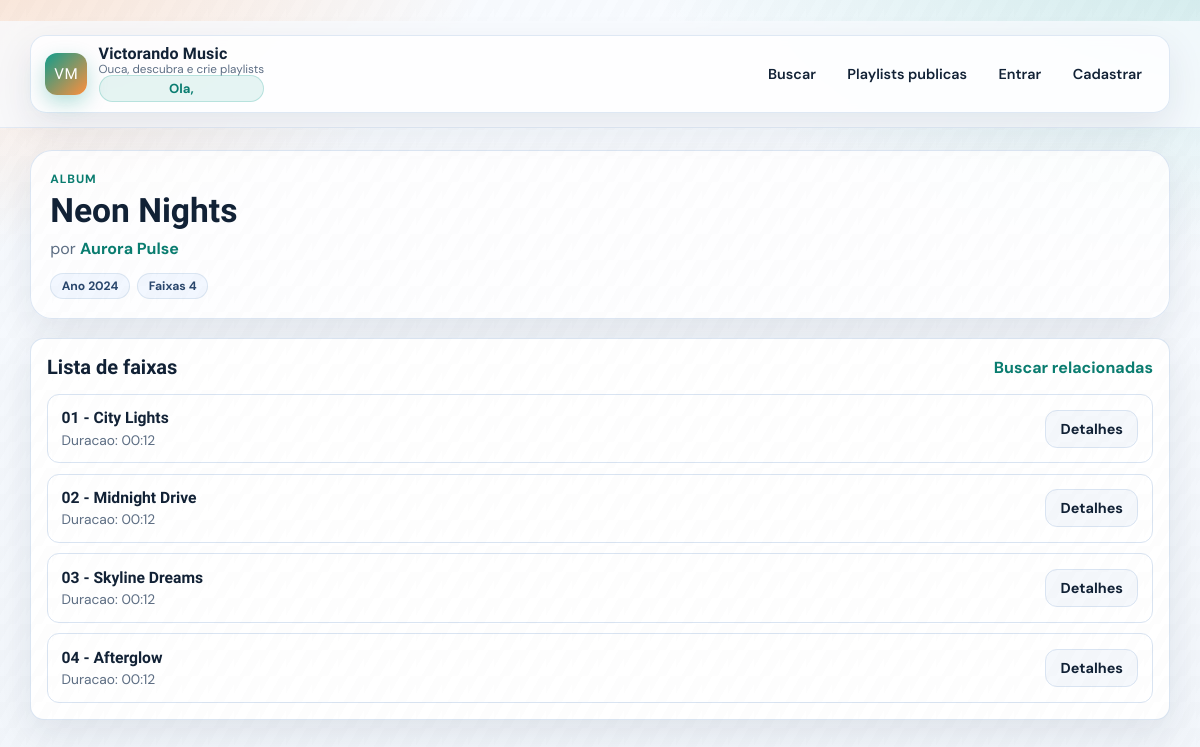
/album/1, run on the app's committed database.
### app/models/album.py (models this page shows, shortened)
class Album(db.Model):
    __tablename__ = 'albuns'
    id = db.Column(db.Integer, primary_key=True)
    titulo = db.Column(db.String(150), nullable=False, index=True)
    artista_id = db.Column(db.Integer, db.ForeignKey('artistas.id'), nullable=False)
    ano_lancamento = db.Column(db.Integer)
    capa_url = db.Column(db.String(255))
    descricao = db.Column(db.Text)
    musicas = db.relationship('Music', backref='album', lazy='dynamic', cascade='all, delete-orphan')

### app/models/artist.py (models this page shows, shortened)
class Artist(db.Model):
    __tablename__ = 'artistas'
    id = db.Column(db.Integer, primary_key=True)
    nome = db.Column(db.String(100), nullable=False, index=True)
    genero = db.Column(db.String(50))
    bio = db.Column(db.Text)
    imagem_url = db.Column(db.String(255))
    albuns = db.relationship('Album', backref='artista', lazy='dynamic', cascade='all, delete-orphan')

### app/models/music.py (models this page shows, shortened)
class Music(db.Model):
    __tablename__ = 'musicas'
    id = db.Column(db.Integer, primary_key=True)
    titulo = db.Column(db.String(150), nullable=False, index=True)
    album_id = db.Column(db.Integer, db.ForeignKey('albuns.id'), nullable=False)
    duracao = db.Column(db.Integer)  # em segundos
    arquivo_url = db.Column(db.String(255), nullable=False)
    numero_faixa = db.Column(db.Integer)
    visualizacoes = db.Column(db.Integer, default=0)
    @property
    def duracao_formatada(self):
        if not self.duracao:
            return "00:00"
        minutos = self.duracao // 60
        segundos = self.duracao % 60
        return f"{minutos:02d}:{segundos:02d}"

### app/views/music_routes.py (the view)
@music_bp.route('/album/<int:album_id>')
def album_detalhes(album_id):
    album = Album.query.get_or_404(album_id)
    musicas = album.musicas.order_by('numero_faixa').all()
    return render_template('album_detalhes.html', album=album, musicas=musicas)

### app/__init__.py (called while the page is built)
def _build_app_initials(app_name):
    parts = [part[0].upper() for part in app_name.split() if part and part[0].isalnum()]
    return ''.join(parts[:2]) or 'SM'

### app/extensions.py (called while the page is built, shortened)
def _register_request_observability(app):
    @app.before_request
    def _mark_request_start():
        g._request_start_ts = monotonic()
    @app.after_request
    def _log_request(response):
        start = getattr(g, '_request_start_ts', None)
        if start is None:
            return response
        duration_ms = (monotonic() - start) * 1000
        response.headers['X-Request-Duration-Ms'] = f'{duration_ms:.2f}'
        app.logger.info(
            'request method=%s path=%s status=%s duration_ms=%.2f',
            request.method,
            request.path,
            response.status_code,
            duration_ms,
        )
        return response

def _register_rate_limiting(app):
    @app.before_request
    def _guard_rate_limit():
        if not app.config.get('RATE_LIMIT_ENABLED', True):
            return None
        if not request.path.startswith('/api/'):
            return None

### app/templates/album_detalhes.html (shortened to what this page needs)
﻿{% extends 'base.html' %}
{% block content %}
<section class="page-header" data-animate>
  <p class="kicker">Album</p>
  <h1 class="page-title">{{ album.titulo }}</h1>
  <p class="page-subtitle">
    {% if album.artista %}
      por <a class="text-link" href="{{ url_for('music.artista_detalhes', artista_id=album.artista.id) }}">{{ album.artista.nome }}</a>
    {% else %}
      Artista nao informado
    {% endif %}
  </p>
  <div class="meta-pills" style="margin-top: 0.9rem;">
    <span class="chip">Ano {{ album.ano_lancamento or '-' }}</span>
    <span class="chip">Faixas {{ musicas|length }}</span>
  </div>
</section>
<section class="panel" data-animate style="--delay: 75ms;">
  <div class="section-head">
    <h2 class="section-title">Lista de faixas</h2>
    <a class="text-link" href="{{ url_for('music.buscar', q=album.titulo) }}">Buscar relacionadas</a>
  </div>
  {% if musicas %}
    <ol class="list-clean" style="margin-top: 0.9rem; list-style: none;">
      {% for musica in musicas %}
        <li class="list-item" data-animate style="--delay: {{ 110 + (loop.index0 * 35) }}ms;">
          <div class="list-item-main">
            <strong>{{ '%02d' % (musica.numero_faixa or loop.index) }} - {{ musica.titulo }}</strong>
            <span>Duracao: {{ musica.duracao_formatada }}</span>
          </div>
          <div class="actions">
            <a class="btn btn-ghost" href="{{ url_for('music.musica_detalhes', musica_id=musica.id) }}">Detalhes</a>
          </div>
        </li>
      {% endfor %}
    </ol>
  {% else %}
    <div class="empty-state" style="margin-top: 0.9rem;">Nenhuma faixa cadastrada neste album.</div>
  {% endif %}
</section>
{% endblock %}

### app/static/css/style.css (style rules this page uses)
* { box-sizing: border-box; }
html, body { margin: 0; padding: 0; }
body { min-height: 100vh; color: var(--text); font-family: var(--font-body); background: radial-gradient(900px 520px at -4% -8%, rgba(255, 143, 61, 0.24), transparent 60%), radial-gradient(980px 560px at 104% -12%, rgba(15, 157, 141, 0.2), transparent 63%), linear-gradient(180deg, var(--bg-top) 0%, var(--bg-bottom) 100%); }
body::before { content: ''; position: fixed; inset: 0; pointer-events: none; opacity: 0.35; background-image: linear-gradient(120deg, rgba(18, 34, 54, 0.02) 25%, transparent 25%, transparent 50%, rgba(18, 34, 54, 0.02) 50%, rgba(18, 34, 54, 0.02) 75%, transparent 75%, transparent); background-size: 26px 26px; }
.page-header { padding: 1.2rem; border-radius: var(--radius-lg); border: 1px solid rgba(217, 228, 242, 0.9); background: var(--surface); box-shadow: var(--shadow-soft); }
.kicker { margin: 0; font-size: 0.75rem; letter-spacing: 0.08em; text-transform: uppercase; color: var(--brand-strong); font-weight: 700; }
.page-title { margin: 0.28rem 0 0.5rem; font-family: var(--font-title); font-size: clamp(1.5rem, 1.2rem + 1.2vw, 2.1rem); }
.page-subtitle { margin: 0; color: var(--muted); max-width: 70ch; }
.section-title { margin: 0; font-family: var(--font-title); font-size: 1.25rem; }
.section-head { display: flex; align-items: center; justify-content: space-between; gap: 0.8rem; flex-wrap: wrap; }
.music-card, .panel, .form-card, .list-card { background: var(--surface-strong); border: 1px solid rgba(217, 228, 242, 0.95); border-radius: var(--radius-md); box-shadow: var(--shadow-soft); }
.meta-pills { display: flex; flex-wrap: wrap; gap: 0.45rem; }
.chip { display: inline-flex; align-items: center; border-radius: 999px; padding: 0.24rem 0.66rem; font-size: 0.76rem; font-weight: 700; border: 1px solid rgba(217, 228, 242, 0.95); color: #2a476d; background: #f2f7ff; }
.actions { display: flex; flex-wrap: wrap; gap: 0.52rem; }
.btn, button { display: inline-flex; justify-content: center; align-items: center; text-decoration: none; border-radius: 12px; border: 1px solid transparent; font-family: var(--font-body); font-size: 0.9rem; font-weight: 700; cursor: pointer; padding: 0.56rem 0.9rem; transition: transform 0.16s ease, filter 0.16s ease, box-shadow 0.2s ease; }
.btn, button[type='submit'] { color: #fff; background: linear-gradient(135deg, var(--brand) 0%, var(--brand-strong) 100%); box-shadow: 0 8px 20px rgba(15, 157, 141, 0.28); }
.btn-ghost { color: var(--text); background: #f5f8fc; border-color: var(--line); box-shadow: none; }
.list-clean { margin: 0; padding: 0; list-style: none; display: grid; gap: 0.65rem; }
.list-item { display: flex; align-items: center; justify-content: space-between; gap: 0.8rem; padding: 0.85rem; border: 1px solid var(--line); border-radius: 12px; background: #fff; }
.list-item-main { display: grid; gap: 0.2rem; }
.list-item-main strong { font-family: var(--font-title); font-size: 0.98rem; }
.list-item-main span { color: var(--muted); font-size: 0.86rem; }
.panel { padding: 1rem; }
.text-link { color: var(--brand-strong); text-decoration: none; font-weight: 700; }
[data-animate] { opacity: 0; transform: translateY(18px); transition: opacity 0.6s ease, transform 0.6s ease; transition-delay: var(--delay, 0ms); }
[data-animate].in-view { opacity: 1; transform: translateY(0); }

### data on the page
Album: titulo "Neon Nights", ano_lancamento "2024"
Artist: artista.nome "Aurora Pulse"
Music: {{ 110 + (loop.index0 * 35) }} 110 (drawn), numero_faixa "01", titulo "City Lights", duracao_formatada "00:12"
Music: {{ 110 + (loop.index0 * 35) }} 145 (drawn), numero_faixa "02", titulo "Midnight Drive", duracao_formatada "00:12"
Music: {{ 110 + (loop.index0 * 35) }} 180 (drawn), numero_faixa "03", titulo "Skyline Dreams", duracao_formatada "00:12"
Music: {{ 110 + (loop.index0 * 35) }} 215 (drawn), numero_faixa "04", titulo "Afterglow", duracao_formatada "00:12"

### other printed values
{{ APP_INITIALS }} "VM"
{{ APP_NAME }} "Victorando Music"
{{ musicas|length }} "4"
